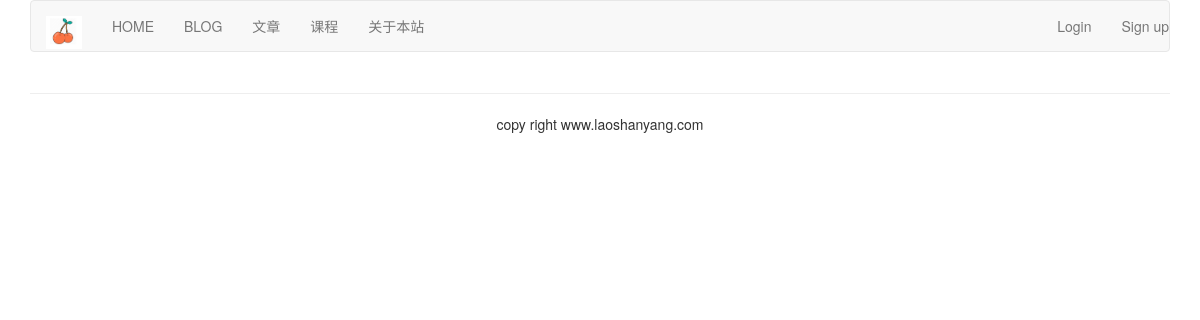
Before: /image/falls_images with the older database file.
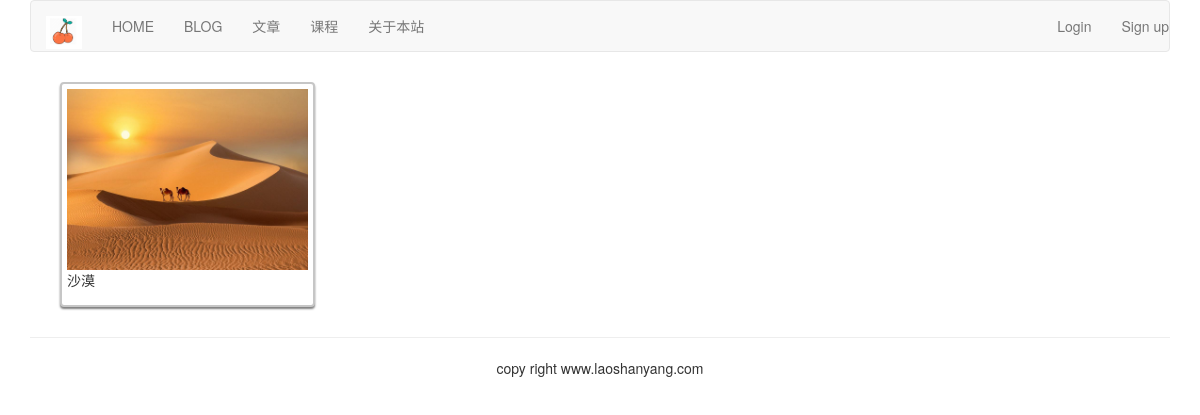
After: the same page with the newer database file.
### image/models.py (models this page shows, shortened)
class Image(models.Model):
    user = models.ForeignKey(User, related_name='images', on_delete=models.CASCADE)
    title = models.CharField(max_length=300)
    url = models.URLField(max_length=300)
    slug = models.SlugField(max_length=300, blank=True)
    description = models.TextField()
    created = models.DateField(auto_now_add=True, db_index=True)
    image = models.ImageField(upload_to='images/%Y/%m/%d')

### image/views.py (the view)
# urls.py: path('falls_images', views.falls_images, name='falls_images'),
def falls_images(request):
    images=Image.objects.all()
    return render(request,'image/falls_images.html',{'images':images})

### templates/image/falls_images.html (shortened to what this page needs)
{% extends 'base.html' %}
{% load staticfiles %}
{% block content %}
    <div class="container">
        <link rel="stylesheet" href="{% static 'css/mansory-style.css' %}"/>
        <div id="my-gallery-container">
            {% for image in images %}
                <div class="falls_item h200" data-order="{{ image.id }}">
                    <a href="javascrit:void(0)" onclick="displayimage('{{ image.user }}','{{ image.title }}',
                            '{{ image.image.url }}','{{ image.description }}','{{ request.get_host }}')">
                        <img src="{{ image.image.url }}">
                    </a>
                    <p>{{ image.title }}</p>
                </div>
            {% endfor %}
        </div>
    </div>
{% endblock %}

Changed rows visible on the page:
added Image: image (picture), title "沙漠"
